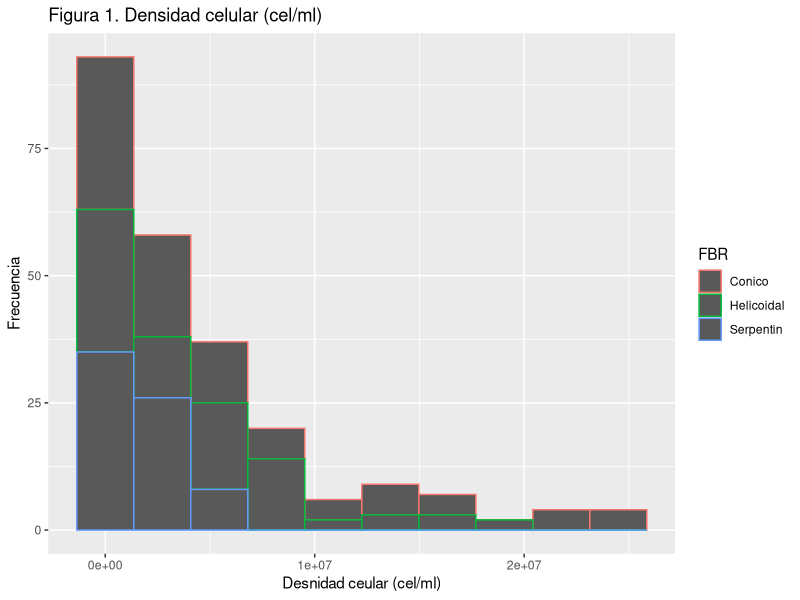
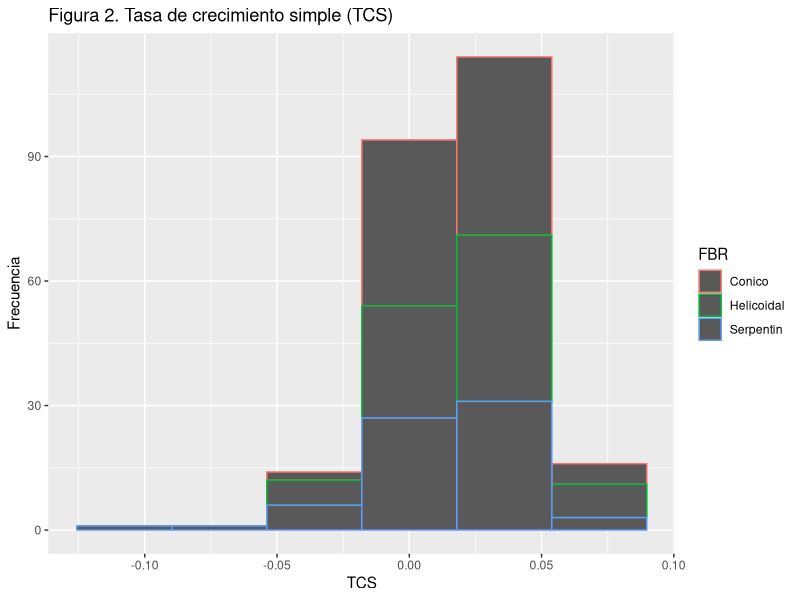
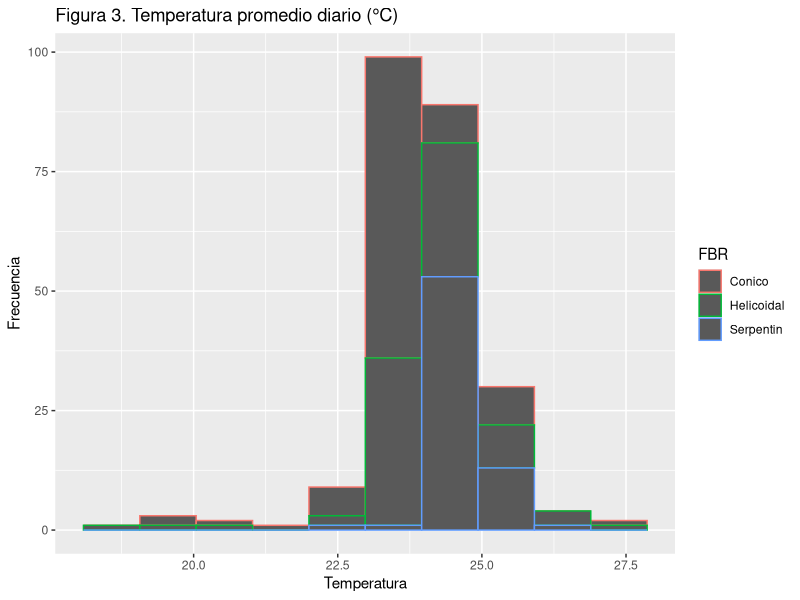
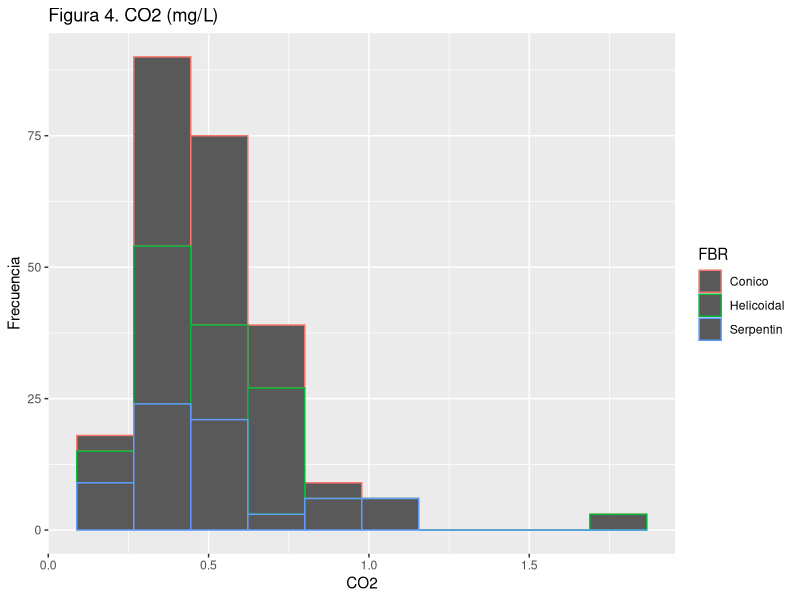
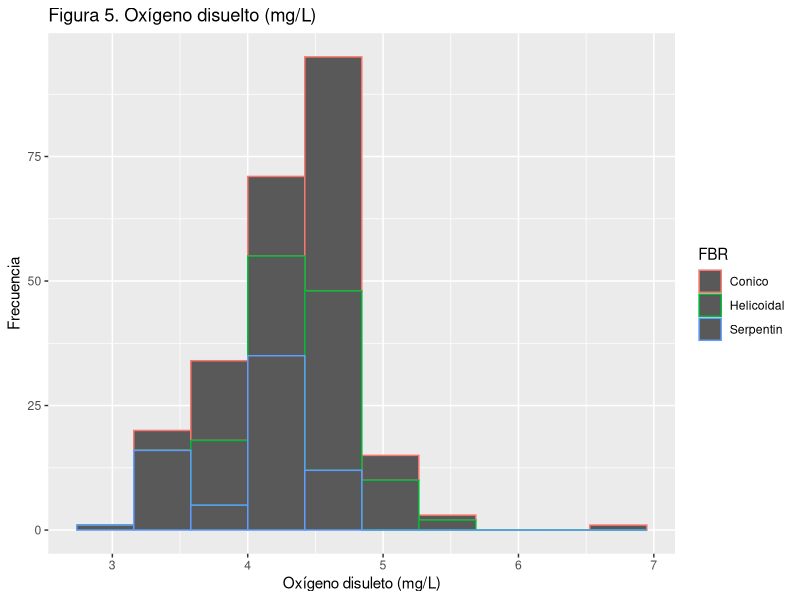
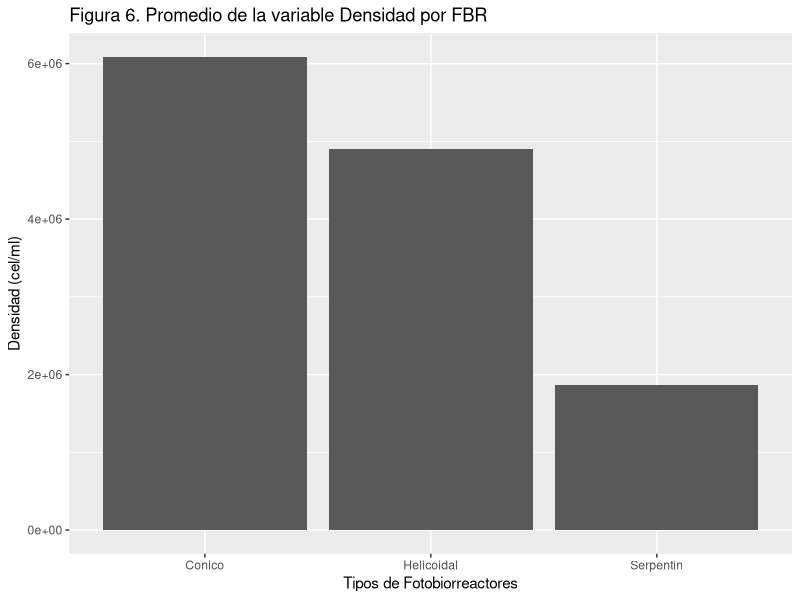
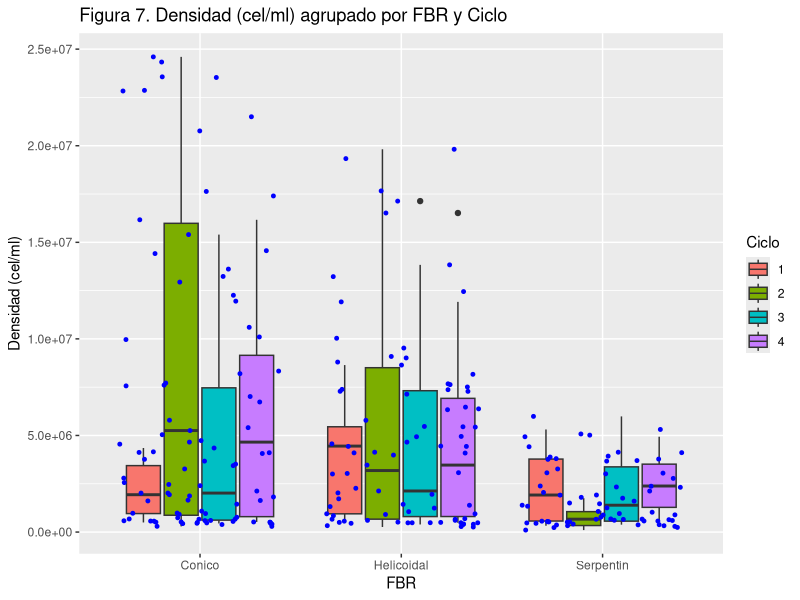
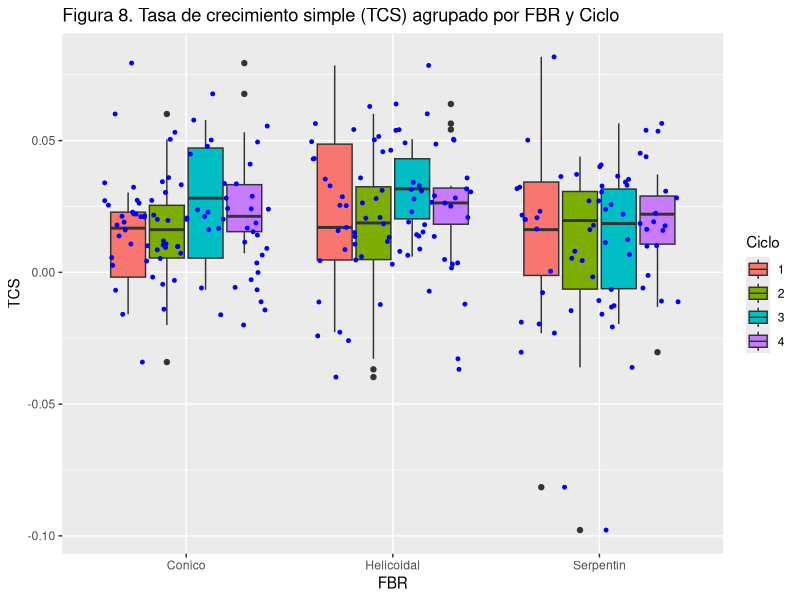

The R source for these figures, in order:
## ---- chunk 1
knitr::opts_chunk$set(echo =TRUE)

library(stats)
library(ggplot2)
library(psych)
library(readxl)
library(dplyr)
library(tidyr)
## ---- chunk 2
Chlorella <- read_excel("Chlorella.xlsx", na="NA")
Chlorella_mod <- na.omit(Chlorella)
Chlorella_mod$FBR <- as.factor(Chlorella_mod$FBR)
Chlorella_mod$Ciclo <- as.factor(Chlorella_mod$Ciclo)
Chlorella_mod$Dias <- as.factor(Chlorella_mod$Dias)
Chlorella_mod$Muestra <- as.factor(Chlorella_mod$Muestra)
summary(Chlorella_mod)
str(Chlorella_mod)
table(Chlorella_mod$FBR)
table(Chlorella_mod$Ciclo)
table(Chlorella_mod$Dias)
table(Chlorella_mod$Muestra)

Chlorella_mod <- data.frame(Chlorella_mod)
knitr::kable(Chlorella_mod, digits = 6, caption = "Tabla 1. Cultivo de la microalga *Chlorella vulgarias* en FBRT")

Tabla_FBR <- Chlorella_mod %>% group_by(FBR) %>% 
  summarize("Prom. Densidad"=mean(Densidad),
            "SD Densidad"=sd(Densidad),
            "Prom. TCS" = mean(TCS),
            "SD TCS" = sd(TCS),
            "Prom. Temp." = mean(Temperatura),
            "SD Temp." = sd(Temperatura),
            "Prom. OD" = mean (OD),
            "SD OD" = sd(OD),
            "Prom. CO2" = mean(CO2),
            "SD CO2" = sd(CO2),
            n=n ())

knitr::kable(Tabla_FBR, digits = 4, caption = "Tabla 2. Resumen de las variables en estudio por FBRT")

Tabla_ciclo <- Chlorella_mod %>% group_by(Ciclo) %>% 
  summarize("Prom. Densidad"=mean(Densidad),
            "SD Densidad"=sd(Densidad),
            "Prom. TCS" = mean(TCS),
            "SD TCS" = sd(TCS),
            "Prom. Temp." = mean(Temperatura),
            "SD Temp." = sd(Temperatura),
            "Prom. OD" = mean (OD),
            "SD OD" = sd(OD),
            "Prom. CO2" = mean(CO2),
            "SD CO2" = sd(CO2),
            n=n ())

knitr::kable(Tabla_ciclo, digits = 4, caption = "Tabla 2. Resumen de las variables en estudio por ciclo de cultivo")

## ---- chunk 3
Chlorella_mod <- data.frame(Chlorella_mod)
ggplot(Chlorella_mod, aes(x=Densidad)) +
  geom_histogram(aes(color=FBR), bins=10) + 
  labs(title = "Figura 1. Densidad celular (cel/ml)", x="Desnidad ceular (cel/ml)", y="Frecuencia")

ggplot(Chlorella_mod, aes(x=TCS)) +
  geom_histogram(aes(color=FBR), bins=6, na.rm = TRUE) +
  labs(title = "Figura 2. Tasa de crecimiento simple (TCS)", y="Frecuencia")

ggplot(Chlorella_mod, aes(x=Temperatura)) +
  geom_histogram(aes(color=FBR), bins=10) +
  labs(title = "Figura 3. Temperatura promedio diario (°C)", y="Frecuencia")

ggplot(Chlorella_mod, aes(x=CO2)) +
  geom_histogram(aes(color=FBR), bins=10) +
  labs(title = "Figura 4. CO2 (mg/L)", y="Frecuencia")

ggplot(Chlorella_mod, aes(x=OD)) +
  geom_histogram(aes(color=FBR), bins=10) +
  labs(title = "Figura 5. Oxígeno disuelto (mg/L)", x="Oxígeno disuleto (mg/L)", y="Frecuencia")

ggplot(Tabla_FBR, aes(x = FBR, y = Tabla_FBR$"Prom. Densidad"))+
  geom_col()+
  labs(title = "Figura 6. Promedio de la variable Densidad por FBR", x="Tipos de Fotobiorreactores", y = "Densidad (cel/ml)")
  
## ---- chunk 4
ggplot(Chlorella_mod, aes(x=FBR, y=Densidad)) +
  geom_boxplot(aes(fill=Ciclo)) +
  geom_jitter(color="blue", size=1, alpha=2) +
  labs(title = "Figura 7. Densidad (cel/ml) agrupado por FBR y Ciclo", y="Densidad (cel/ml)")

ggplot(Chlorella_mod, aes(x=FBR, y=TCS)) +
  geom_boxplot(aes(fill=Ciclo), na.rm=TRUE) +
  geom_jitter(color="blue", size=1, alpha=2) +
  labs(title = "Figura 8. Tasa de crecimiento simple (TCS) agrupado por FBR y Ciclo", y="TCS")

ggplot(Chlorella_mod, aes(x=FBR, y=Temperatura)) +
  geom_boxplot(aes(fill=Ciclo)) +
  geom_jitter(color="blue", size=1, alpha=2) +
  labs(title = "Figura 9. Temperatura (°C) agrupado por FBR y Ciclo", y="Temperatura (°C)")

ggplot(Chlorella_mod, aes(x=FBR, y=CO2)) +
  geom_boxplot(aes(fill=Ciclo)) +
  geom_jitter(color="blue", size=1, alpha=2) +
  labs(title = "Figura 10. CO2 (mg/L) agrupado por FBR y Ciclo", y="CO2 (mg/L)")

ggplot(Chlorella_mod, aes(x=FBR, y=OD)) +
  geom_boxplot(aes(fill=Ciclo)) +
  geom_jitter(color="blue", size=1, alpha=2) +
  labs(title = "Figura 11. Oxígeno disuelto (mg/L) agrupado por FBR y Ciclo", y="OD (mg/L)")

## ---- chunk 5
ggplot(Chlorella_mod, aes(x=Temperatura, y=Densidad)) +
  geom_point(aes(color=FBR)) +
  geom_smooth(span=0.2) +
  labs(title = "Figura 12. Relación entre Temperatura (°C) y Densidad (cel/ml) agrupadas por FBR")

ggplot(Chlorella_mod, aes(x=CO2, y=Densidad)) +
  geom_point(aes(color=FBR)) +
  geom_smooth(span=0.2) +
  labs(title = "Figura 13. Relación entre CO2 (mg/L) y Densidad (cel/ml) agrupadas por FBR")

ggplot(Chlorella_mod, aes(x=OD, y=Densidad)) +
  geom_point(aes(color=FBR)) +
  geom_smooth(span=0.2) +
  labs(title = "Figura 14. Relación entre Oxígeno disuelto (mg/l) y Densidad (cel/ml) agrupadas por FBR")

## ---- chunk 6
plot(density(Chlorella_mod$Densidad), main = "Figura 15. Función de densidad para la variable Densidad (cel/ml)", y="Densidad")
plot(density(Chlorella_mod$TCS), main = "Figura 16. Función de densidad para la variable Tasa de Crecimiento Simple", y="Densidad")
plot(density(Chlorella_mod$Temperatura), main = "Figura 17. Función de densidad para la variable Temperatura (°C)", y="Densidad")
plot(density(Chlorella_mod$CO2), main = "Figura 18. Función de densidad para la variable CO2 (mg/ml))", y="Densidad")
plot(density(Chlorella_mod$OD), main = "Figura 19. Función de densidad para la variable Oxígeno disuelto (mg/ml)", y="Densidad")

plot(ecdf(Chlorella_mod$Densidad), main = "Figura 20. Función de probabilidad acumulada para la variable Densidad (cel/ml)")
plot(ecdf(Chlorella_mod$TCS), main = "Figura 21. Función de probabilidad acumulada para la variable Tasa de Crecimiento Simple")
plot(ecdf(Chlorella_mod$Temperatura), main = "Figura 22. Función de probabilidad acumulada para la variable Temperatura")
plot(ecdf(Chlorella_mod$CO2), main = "Figura 23. Función de probabilidad acumulada para la variable CO2")
plot(ecdf(Chlorella_mod$OD), main = "Figura 24. Función de probabilidad acumulada para la variable Oxígeno Disuelto")

## ---- chunk 7
pairs.panels(Chlorella_mod[,], smooth = TRUE, density = TRUE, method="pearson", font=2, main="Figura 25. Matriz de correlaciones")
